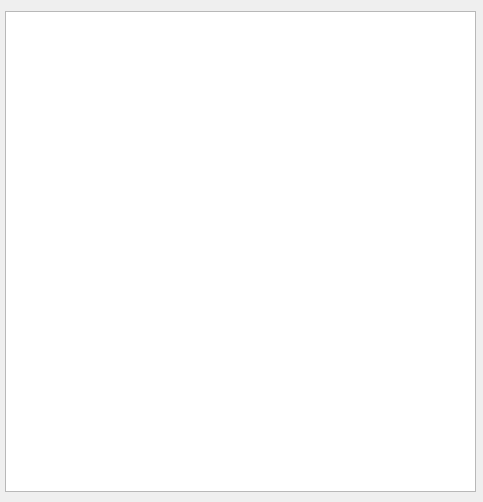
<?xml version="1.0" encoding="UTF-8"?>
<ui version="4.0">
 <class>Dialog</class>
 <widget class="QDialog" name="Dialog">
  <property name="geometry">
   <rect>
    <x>0</x>
    <y>0</y>
    <width>483</width>
    <height>502</height>
   </rect>
  </property>
  <property name="windowTitle">
   <string>Dialog</string>
  </property>
  <widget class="QTableWidget" name="tableWidget">
   <property name="geometry">
    <rect>
     <x>5</x>
     <y>11</y>
     <width>471</width>
     <height>481</height>
    </rect>
   </property>
  </widget>
 </widget>
 <resources/>
 <connections/>
</ui>
